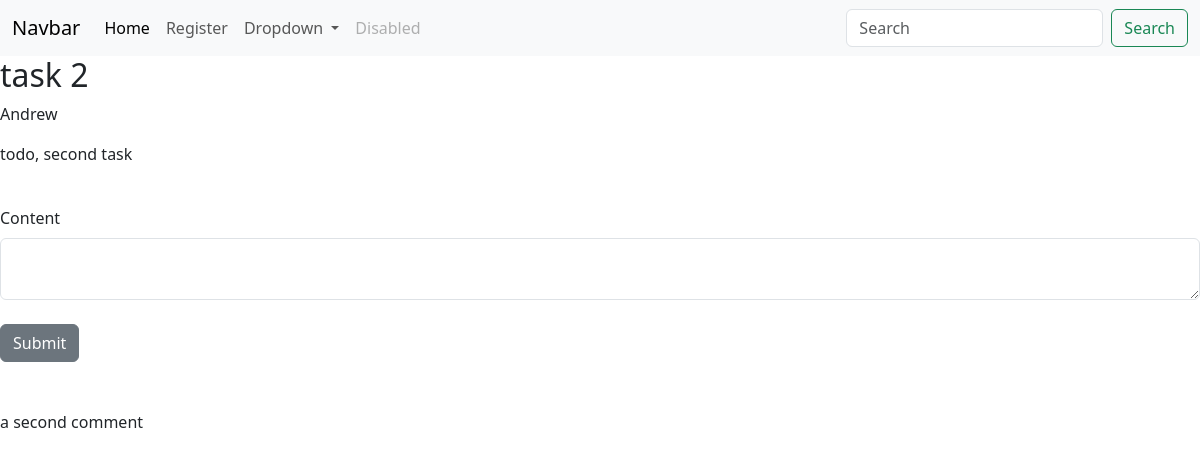
/group_task/2 (signed in), run on an earlier commit of the app's database.
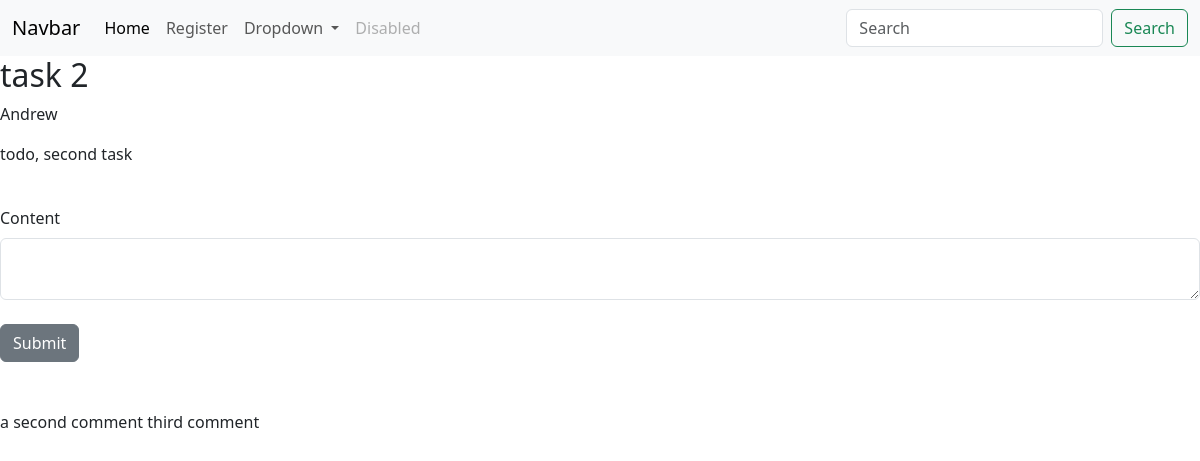
And on a later commit of the database.
### app/models/models.py (models this page shows, shortened)
class GroupTasks(db.Model): # TODO reference other users, and each user can see their tasks
    id = db.Column(db.Integer, primary_key=True)
    poster_id = db.Column(db.Integer, db.ForeignKey('users.id'))
    title = db.Column(db.String(55))
    content = db.Column(db.Text)
    due_date = db.Column(db.DateTime, default=datetime.utcnow)
    date_posted = db.Column(db.DateTime, default=datetime.utcnow)
    status = db.Column(db.Integer, default = 0)
    tally = db.Column(db.Integer, default = 0)

class Users(db.Model, UserMixin):
    id = db.Column(db.Integer, primary_key=True)
    key = db.Column(db.String(20), nullable=False)
    username = db.Column(db.String(20), nullable=False, unique=True)
    name = db.Column(db.String(40), nullable=False)
    date_added = db.Column(db.DateTime, default=datetime.utcnow)
    password_hash = db.Column(db.String(128))
    @property
    def password(self):
        raise AttributeError('password is not a readable attribute!')

class GroupTasksComments(db.Model):
    id = db.Column(db.Integer, primary_key=True, autoincrement=True)
    task_id = db.Column(db.Integer, db.ForeignKey('group_tasks.id'))
    poster_id = db.Column(db.Integer, db.ForeignKey('users.id'))
    content = db.Column(db.String(1000), nullable=False)
    date_posted = db.Column(db.DateTime, default=datetime.utcnow)
    tally = db.Column(db.Integer, default = 0)

### app/dash/routes.py (the view)
@dash_bp.route("/group_task/<int:id>", methods=['GET', 'POST'])
@login_required
def group_task(id):
    comment_form = GroupTaskCommentForm()
    if comment_form.validate_on_submit():
        print(comment_form.content.data)
        return paul.post_task_comment_and_redirect(comment_form, id)
    comments = paul.get_task_comments(id)
    task = paul.get_task(id)
    name = paul.get_poster_name(task.poster_id)
    comment_form.content.data = '' # not entirely neccessary, paul handles this
    return render_template("group_task.html", id=id, comments = comments, task = task, name=name, comment_form=comment_form)

### app/forms.py
class GroupTaskCommentForm(FlaskForm):
    content = CKEditorField('Content', validators=[DataRequired()])
    submit = SubmitField("Submit")

### app/DataInterface/group.py (called while the page is built)
    def get_task_comments(self, id):
        task = GroupTasks.query.get_or_404(id)
        comments = []
        get_comments = GroupTasksComments.query.filter_by(task_id = id)
        for i in get_comments:
            comments.append(i)
        return comments

    def get_poster_name(self, poster_id ):
        return Users.query.filter_by(id = poster_id).first().name

    def get_task(self, id):
        return GroupTasks.query.get_or_404(id)

### app/__init__.py (called while the page is built)
def create_app():
    app = Flask(__name__)
    app.config.from_object(Config)
    app.config['SECRET_KEY'] = "abcd"
    app.config['SESSION_TYPE'] = 'memcached'
    login_manager = LoginManager()
    login_manager.init_app(app)
    login_manager.login_view = 'login'
    @login_manager.user_loader
    def load_user(user_id):
        return Users.query.get(int(user_id))
    @login_manager.user_loader
    def get_user(ident):
        return Users.query.get(int(ident))
    from .auth.routes import auth_bp
    app.register_blueprint(auth_bp)
    from .dash.routes import dash_bp
    app.register_blueprint(dash_bp)
    db.init_app(app)
    with app.app_context():
        db.create_all()
    app.register_error_handler(403, forbidden)
    return app

### app/templates/group_task.html (shortened to what this page needs)
{% extends 'base.html' %}
{% block content %}
<h2>{{ task.title }}</h2>
<p>{{ name }}</p>
<p style="max-width: 800px; word-wrap: break-word; width: 800px;">{{ task.content }}</p>
<form method="POST">
    <br/>
    {{ comment_form.content.label(class="form-label") }}
    {{ comment_form.content(class="form-control") }}
    <br/>
    {{ comment_form.submit(class="btn btn-secondary") }}
</form>
<br><br>
{%for u in comments%}
<tbody>
  <tr>
    <td colspan="2" style="max-width: 500px;">{{u.content}}</td>
  </tr>
</tbody>
{%endfor%}
{%endblock%}

### app/templates/base.html (shortened to what this page needs)
<!doctype html>
<html lang="en">
    <head>
        <link href="https://cdn.jsdelivr.net/npm/bootstrap@5.3.2/dist/css/bootstrap.min.css" rel="stylesheet">
        <link href="{{url_for('static', filename='css/styles.css')}}" rel="stylesheet">
      </head>
<body>
    {%include 'navbar.html'%}
    {%block content%}
    {%endblock%}
</body>
</html>

### app/templates/navbar.html (shortened to what this page needs)
<nav class="navbar navbar-expand-lg bg-light">
    <div class="container-fluid">
      <a class="navbar-brand" href="#">Navbar</a>
      <div class="collapse navbar-collapse" id="navbarSupportedContent">
        <ul class="navbar-nav me-auto mb-2 mb-lg-0">
          <li class="nav-item">
            <a class="nav-link active" aria-current="page" href="{{ url_for('dash_bp.index') }}">Home</a>
          </li>
          <li class="nav-item">
            <a class="nav-link" href="{{ url_for('auth_bp.new_user') }}">Register</a>
          </li>
          <li class="nav-item dropdown">
            <a class="nav-link dropdown-toggle" href="#" role="button" data-bs-toggle="dropdown" aria-expanded="false">
              Dropdown
            </a>
          </li>
          <li class="nav-item">
            <a class="nav-link disabled">Disabled</a>
          </li>
        </ul>
        <form class="d-flex" role="search">
          <input class="form-control me-2" type="search" placeholder="Search" aria-label="Search">
          <button class="btn btn-outline-success" type="submit">Search</button>
        </form>
      </div>
    </div>
  </nav>

What changed in the data, as far as the page shows it:
added GroupTasksComments: content "third comment"
